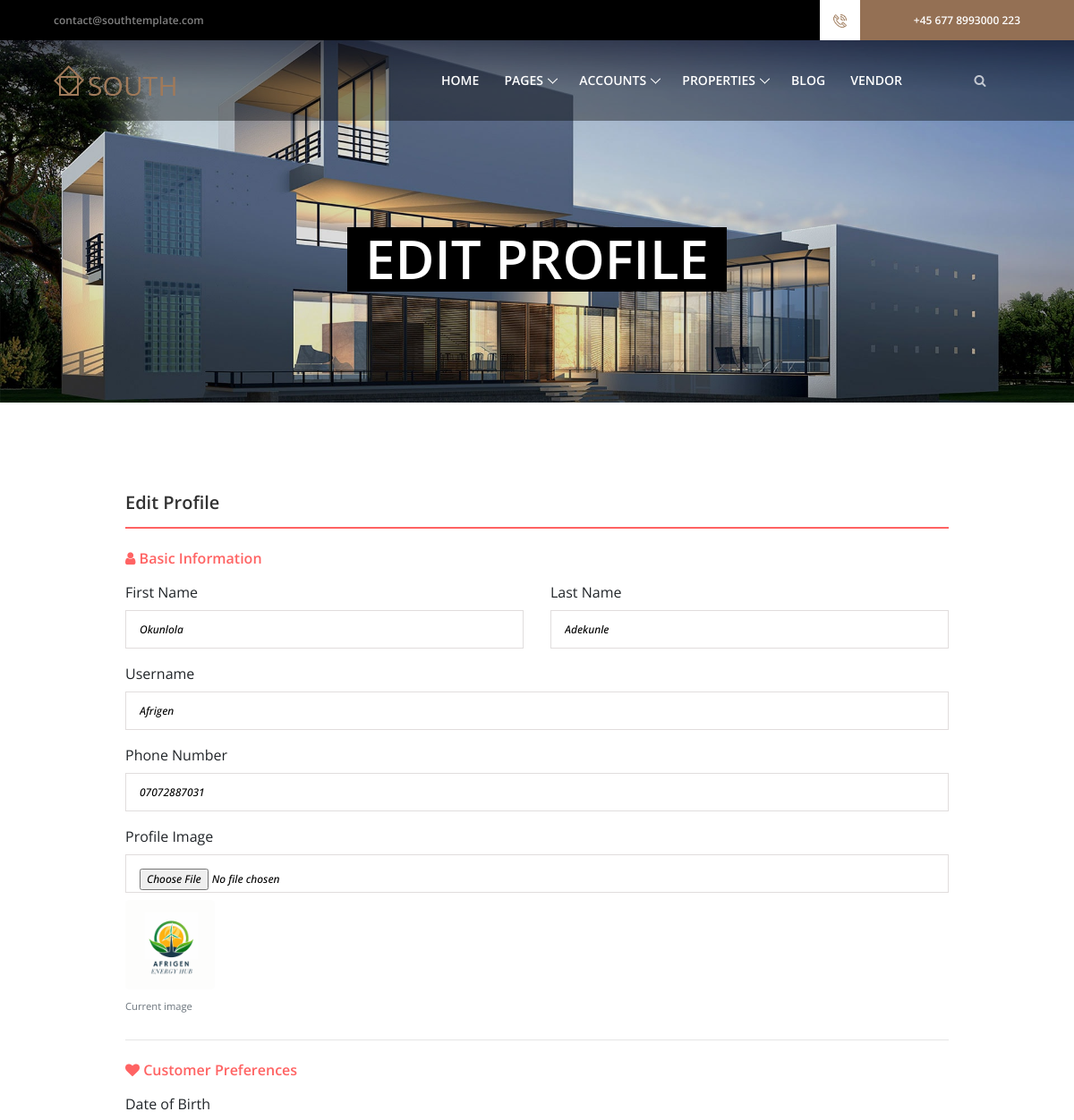
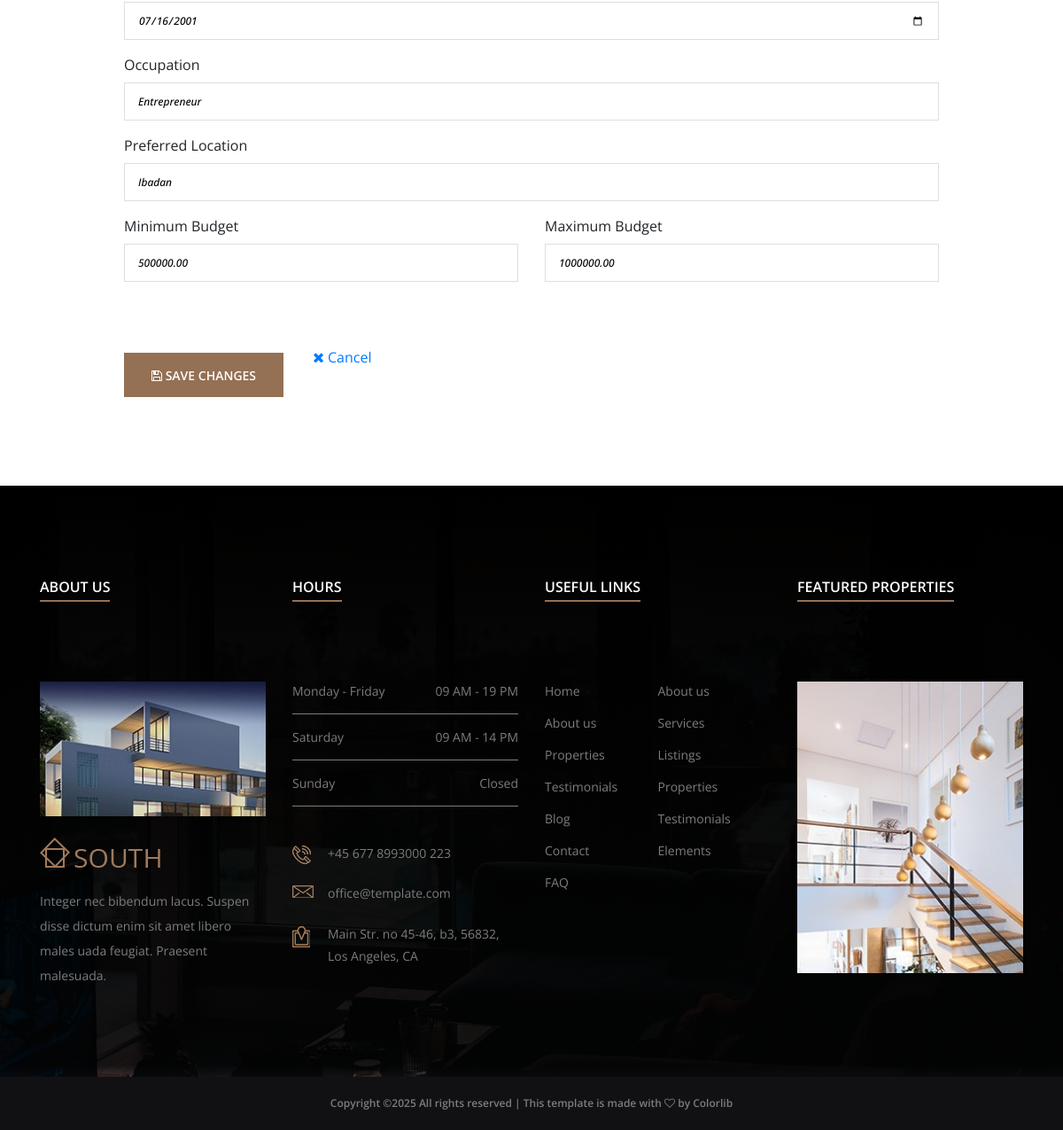
The app's page /profile/edit/ (signed in) with its own data (2 pictures, top to bottom).
### accounts/models.py (models this page shows, shortened)
class CustomUser(AbstractBaseUser, PermissionsMixin):
    ROLE_CHOICES = (
        ('superadmin', 'Super Admin'),
        ('vendor', 'Vendor'),
        ('customer', 'Customer'),
    )
    role = models.CharField(max_length=15, choices=ROLE_CHOICES, default='customer')
    id = models.UUIDField(primary_key=True, default=uuid.uuid4, editable=False)
    email = models.EmailField(unique=True)
    username = models.CharField(max_length=150, unique=True)
    first_name = models.CharField(max_length=150, blank=True)
    last_name = models.CharField(max_length=150, blank=True)
    phone_number = models.CharField(max_length=20, unique=True, blank=True, null=True)
    profile_image = models.ImageField(upload_to='profiles/', blank=True, null=True)
    is_active = models.BooleanField(default=True)
    is_staff = models.BooleanField(default=False)
    created_at = models.DateTimeField(auto_now_add=True)
    updated_at = models.DateTimeField(auto_now=True)
    last_login = models.DateTimeField(blank=True, null=True)
    objects = UserManager()
    USERNAME_FIELD = 'email'
    REQUIRED_FIELDS = ['username']
    class Meta:
        ordering = ['username']
        verbose_name = 'User'
        verbose_name_plural = 'Users'

class CustomerProfile(models.Model):
    user = models.OneToOneField(CustomUser, on_delete=models.CASCADE, related_name='customer_profile')
    date_of_birth = models.DateField(blank=True, null=True)
    occupation = models.CharField(max_length=100, blank=True, null=True)
    preferred_location = models.CharField(max_length=200, blank=True, null=True)
    budget_min = models.DecimalField(max_digits=15, decimal_places=2, blank=True, null=True)
    budget_max = models.DecimalField(max_digits=15, decimal_places=2, blank=True, null=True)
    created_at = models.DateTimeField(auto_now_add=True)
    updated_at = models.DateTimeField(auto_now=True)

### accounts/views.py (the view)
# urls.py: path("profile/edit/", views.edit_profile_view, name="edit_profile"),
@login_required
def edit_profile_view(request):
    user = request.user
    if request.method == 'POST':
        user_form = UserProfileForm(request.POST, request.FILES, instance=user)
        if user.role == 'vendor':
            profile, _ = VendorProfile.objects.get_or_create(user=user)
            profile_form = VendorProfileForm(request.POST, instance=profile)
        elif user.role == 'customer':
            profile, _ = CustomerProfile.objects.get_or_create(user=user)
            profile_form = CustomerProfileForm(request.POST, instance=profile)
        else:
            profile_form = None
        if user_form.is_valid() and (profile_form is None or profile_form.is_valid()):
            user_form.save()
            if profile_form:
                profile_form.save()
            messages.success(request, 'Profile updated successfully!')
            return redirect('profile')
        else:
            messages.error(request, 'Please correct the errors below.')
    else:
        user_form = UserProfileForm(instance=user)
        if user.role == 'vendor':
            profile, _ = VendorProfile.objects.get_or_create(user=user)
            profile_form = VendorProfileForm(instance=profile)
        elif user.role == 'customer':
            profile, _ = CustomerProfile.objects.get_or_create(user=user)
            profile_form = CustomerProfileForm(instance=profile)
        else:
            profile_form = None
    return render(request, 'edit_profile.html', {
        'user_form': user_form,
        'profile_form': profile_form,
    })

### accounts/forms.py
class UserProfileForm(forms.ModelForm):
    class Meta:
        model = CustomUser
        fields = [
            'first_name', 'last_name', 'username',
            'phone_number', 'profile_image'
        ]
        widgets = {
            'first_name': forms.TextInput(attrs={'class': 'form-control', 'placeholder': 'First Name'}),
            'last_name': forms.TextInput(attrs={'class': 'form-control', 'placeholder': 'Last Name'}),
            'username': forms.TextInput(attrs={'class': 'form-control', 'placeholder': 'Username'}),
            'phone_number': forms.TextInput(attrs={'class': 'form-control', 'placeholder': 'Phone Number'}),
            'profile_image': forms.FileInput(attrs={'class': 'form-control'}),
        }

class CustomerProfileForm(forms.ModelForm):
    class Meta:
        model = CustomerProfile
        fields = ['date_of_birth', 'occupation', 'preferred_location', 'budget_min', 'budget_max']
        widgets = {
            'date_of_birth': forms.DateInput(attrs={'class': 'form-control', 'type': 'date'}),
            'occupation': forms.TextInput(attrs={'class': 'form-control', 'placeholder': 'Occupation'}),
            'preferred_location': forms.TextInput(attrs={'class': 'form-control', 'placeholder': 'Preferred Location'}),
            'budget_min': forms.NumberInput(attrs={'class': 'form-control', 'placeholder': 'Minimum Budget'}),
            'budget_max': forms.NumberInput(attrs={'class': 'form-control', 'placeholder': 'Maximum Budget'}),
        }

### templates/edit_profile.html (shortened to what this page needs)
{% extends 'base.html' %}
{% load static %}
{% block content %}
<section class="breadcumb-area bg-img" style="background-image: url('{% static 'img/bg-img/hero1.jpg' %}');">
    <div class="container h-100">
        <div class="row h-100 align-items-center">
            <div class="col-12">
                <div class="breadcumb-content">
                    <h3 class="breadcumb-title">Edit Profile</h3>
                </div>
            </div>
        </div>
    </div>
</section>
<section class="south-contact-area section-padding-100">
    <div class="container">
        <div class="row justify-content-center">
            <div class="col-12 col-lg-10">
                <div class="contact-form">
                    <h5 class="mb-4" style="border-bottom: 2px solid #ff6363; padding-bottom: 15px;">
                        Edit Profile
                    </h5>
                    <form method="post" enctype="multipart/form-data">
                        <h6 class="mb-3" style="color: #ff6363; font-weight: 600;">
                            <i class="fa fa-user"></i> Basic Information
                        </h6>
                        <div class="row">
                            <div class="col-md-6 mb-3">
                                <label for="{{ user_form.first_name.id_for_label }}">First Name</label>
                                {{ user_form.first_name }}
                            </div>
                            <div class="col-md-6 mb-3">
                                <label for="{{ user_form.last_name.id_for_label }}">Last Name</label>
                                {{ user_form.last_name }}
                            </div>
                        </div>
                        <div class="form-group mb-3">
                            <label for="{{ user_form.username.id_for_label }}">Username</label>
                            {{ user_form.username }}
                        </div>
                        <div class="form-group mb-3">
                            <label for="{{ user_form.phone_number.id_for_label }}">Phone Number</label>
                            {{ user_form.phone_number }}
                        </div>
                        <div class="form-group mb-4">
                            <label for="{{ user_form.profile_image.id_for_label }}">Profile Image</label>
                            {{ user_form.profile_image }}
                            {% if user.profile_image %}
                                <div class="mt-2">
                                    <img src="{{ user.profile_image.url }}" alt="Current profile" style="width: 100px; height: 100px; object-fit: cover; border-radius: 5px;">
                                    <p class="text-muted mt-1"><small>Current image</small></p>
                                </div>
                            {% endif %}
                        </div>
                        {% if profile_form %}
                            <hr class="my-4">
                            {% if user.role == 'customer' %}
                                <h6 class="mb-3" style="color: #ff6363; font-weight: 600;">
                                    <i class="fa fa-heart"></i> Customer Preferences
                                </h6>
                                <div class="form-group mb-3">
                                    <label for="{{ profile_form.date_of_birth.id_for_label }}">Date of Birth</label>
                                    {{ profile_form.date_of_birth }}
                                </div>
                                <div class="form-group mb-3">
                                    <label for="{{ profile_form.occupation.id_for_label }}">Occupation</label>
                                    {{ profile_form.occupation }}
                                </div>
                                <div class="form-group mb-3">
                                    <label for="{{ profile_form.preferred_location.id_for_label }}">Preferred Location</label>
                                    {{ profile_form.preferred_location }}
                                </div>
                                <div class="row">
                                    <div class="col-md-6 mb-3">
                                        <label for="{{ profile_form.budget_min.id_for_label }}">Minimum Budget</label>
                                        {{ profile_form.budget_min }}
                                    </div>
                                    <div class="col-md-6 mb-3">
                                        <label for="{{ profile_form.budget_max.id_for_label }}">Maximum Budget</label>
                                        {{ profile_form.budget_max }}
                                    </div>
                                </div>
                            {% endif %}
                        {% endif %}
                        <div class="mt-4">
                            <button type="submit" class="btn south-btn mr-3">
                                <i class="fa fa-save"></i> Save Changes
                            </button>
                            <a href="{% url 'profile' %}" class="btn south-btn-outline">
                                <i class="fa fa-times"></i> Cancel
                            </a>
                        </div>
                    </form>
                </div>
            </div>
        </div>
    </div>
</section>
{% endblock %}

### static/style.css (style rules this page uses)
* { margin: 0; padding: 0; }
body { font-family: "Open Sans", sans-serif; }
h1, h2, h3, h4, h5, h6 { color: #323232; font-weight: 600; }
p { color: #7d7d7d; font-size: 14px; line-height: 2; font-weight: 600; }
a { -webkit-transition-duration: 500ms; transition-duration: 500ms; text-decoration: none; outline: none; font-size: 14px; font-weight: 600; }
img { height: auto; max-width: 100%; }
.bg-img { background-position: center center; background-size: cover; background-repeat: no-repeat; }
.section-padding-100 { padding: 100px 0; }
.south-btn { position: relative; z-index: 1; min-width: 170px; height: 50px; color: #ffffff; font-size: 14px; font-weight: 600; background-color: #947054; border-radius: 0; line-height: 50px; padding: 0 30px; text-transform: uppercase; }
.form-control { background-color: transparent; width: 100%; height: 38px; border-radius: 0; font-size: 14px; color: #000000; margin-bottom: 30px; font-weight: 500; padding: 0 15px; border: 1px solid #e1dddd; }
.breadcumb-area { width: 100%; height: 450px; position: relative; z-index: 1; padding-top: 130px; text-align: center; }
.breadcumb-area .breadcumb-title { font-size: 60px; margin-bottom: 0; background-color: #000000; padding: 5px 20px 7px; line-height: 1; color: #ffffff; display: inline-block; text-transform: uppercase; }
.leave-comment-area .comment-form h5, .leave-comment-area .contact-form h5, .south-contact-area .comment-form h5, .south-contact-area .contact-form h5 { margin-bottom: 50px; }
.leave-comment-area .comment-form .form-group, .leave-comment-area .contact-form .form-group, .south-contact-area .comment-form .form-group, .south-contact-area .contact-form .form-group { margin-bottom: 10px; }
.leave-comment-area .comment-form .form-control, .leave-comment-area .contact-form .form-control, .south-contact-area .comment-form .form-control, .south-contact-area .contact-form .form-control { width: 100%; height: 43px; background-color: transparent; padding: 15px; border: 1px solid #e1dddd; font-size: 12px; font-style: italic; margin-bottom: 0 !important; }
.leave-comment-area .comment-form button[type=submit], .leave-comment-area .contact-form button[type=submit], .south-contact-area .comment-form button[type=submit], .south-contact-area .contact-form button[type=submit] { margin-top: 40px; }

### records on screen
CustomUser: first_name "Okunlola", last_name "Adekunle", username "Afrigen", phone_number "07072887031", profile_image (picture)
CustomerProfile: date_of_birth "07/16/2001", occupation "Entrepreneur", preferred_location "Ibadan", budget_min "500000.00", budget_max "1000000.00"
